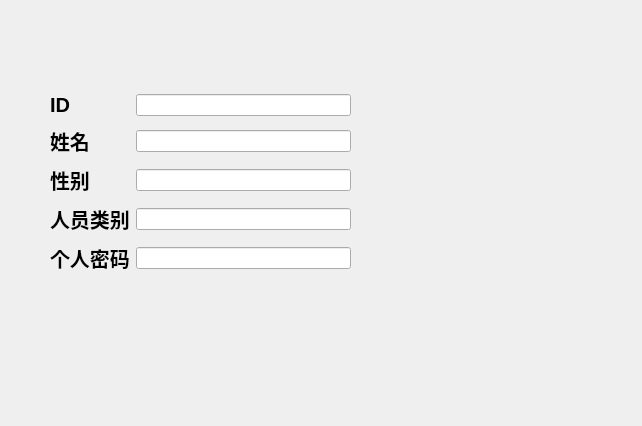
<?xml version="1.0" encoding="UTF-8"?>
<ui version="4.0">
 <class>StudentOrMember</class>
 <widget class="QWidget" name="StudentOrMember">
  <property name="geometry">
   <rect>
    <x>0</x>
    <y>0</y>
    <width>642</width>
    <height>426</height>
   </rect>
  </property>
  <property name="windowTitle">
   <string>Form</string>
  </property>
  <widget class="QWidget" name="">
   <property name="geometry">
    <rect>
     <x>50</x>
     <y>90</y>
     <width>301</width>
     <height>191</height>
    </rect>
   </property>
   <layout class="QGridLayout" name="gridLayout">
    <item row="0" column="0">
     <widget class="QLabel" name="label">
      <property name="font">
       <font>
        <pointsize>15</pointsize>
        <weight>75</weight>
        <bold>true</bold>
       </font>
      </property>
      <property name="text">
       <string>ID</string>
      </property>
     </widget>
    </item>
    <item row="0" column="1">
     <widget class="QLineEdit" name="lineEdit"/>
    </item>
    <item row="1" column="0">
     <widget class="QLabel" name="label_2">
      <property name="font">
       <font>
        <pointsize>15</pointsize>
        <weight>75</weight>
        <bold>true</bold>
       </font>
      </property>
      <property name="text">
       <string>姓名</string>
      </property>
     </widget>
    </item>
    <item row="1" column="1">
     <widget class="QLineEdit" name="lineEdit_2"/>
    </item>
    <item row="2" column="0">
     <widget class="QLabel" name="label_3">
      <property name="font">
       <font>
        <pointsize>15</pointsize>
        <weight>75</weight>
        <bold>true</bold>
       </font>
      </property>
      <property name="text">
       <string>性别</string>
      </property>
     </widget>
    </item>
    <item row="2" column="1">
     <widget class="QLineEdit" name="lineEdit_3"/>
    </item>
    <item row="3" column="0">
     <widget class="QLabel" name="label_4">
      <property name="font">
       <font>
        <pointsize>15</pointsize>
        <weight>75</weight>
        <bold>true</bold>
       </font>
      </property>
      <property name="text">
       <string>人员类别</string>
      </property>
     </widget>
    </item>
    <item row="3" column="1">
     <widget class="QLineEdit" name="lineEdit_4"/>
    </item>
    <item row="4" column="0">
     <widget class="QLabel" name="label_5">
      <property name="font">
       <font>
        <pointsize>15</pointsize>
        <weight>75</weight>
        <bold>true</bold>
       </font>
      </property>
      <property name="text">
       <string>个人密码</string>
      </property>
     </widget>
    </item>
    <item row="4" column="1">
     <widget class="QLineEdit" name="lineEdit_5"/>
    </item>
   </layout>
  </widget>
 </widget>
 <resources/>
 <connections/>
</ui>
